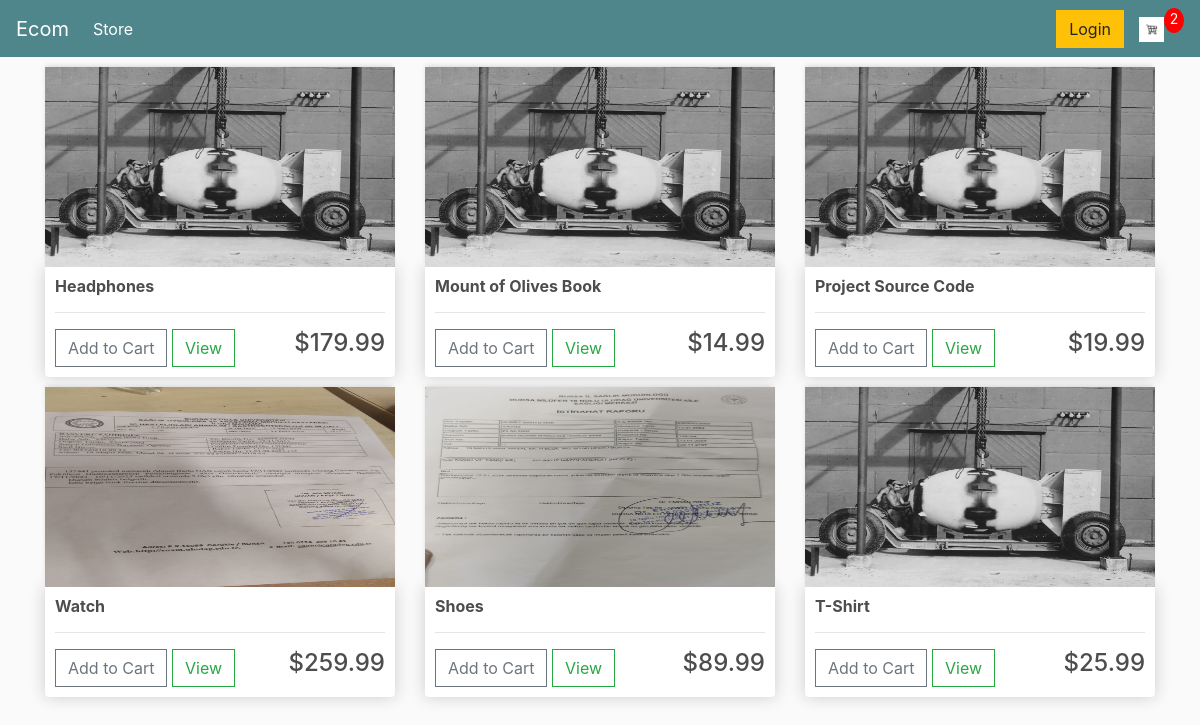
The app's page / (signed in) with its own data.
### store/models.py (models this page shows, shortened)
class Product(models.Model):
    name = models.CharField(max_length=200, null=True)
    price = models.FloatField()
    digital = models.BooleanField(default=False, null=True, blank=True)
    image = models.ImageField(null=True , blank=True)
    @property
    def imageURL(self):
        try:
            url = self.image.url
        except:
            return ''
        return url

### store/views.py (the view)
# urls.py: path('',include("store.urls")),
def  store(request):
    if request.user.is_authenticated:
        customer = request.user.customer
        order, created = Order.objects.get_or_create(customer=customer, complete=False)
        items = order.orderitem_set.all()
        cartItems = items.count()
    else:
        items = []
        order = {'get_cart_total': 0, 'get_cart_items': 0 , 'shipping':False}
        cartItems=order['get_cart_items']
    products = Product.objects.all()
    context={'products':products, 'cartItems':cartItems}
    return render(request, 'store/store.html', context)

### store/templates/store/store.html
{% extends 'store/main.html'%}
{% load static%}
{% block content %}
    <div class="row">
        {% for product in products%}
         <div class="col-lg-4">
           <img class="thumbnail" src="{{product.imageURL}}">
           <div class="box-element product">
             <h6><strong>{{product.name}}</strong></h6>
             <hr>
             <button data-product= '{{product.id}}' data-action="add" class="btn btn-outline-secondary add-btn update-cart">Add to Cart
             </button>
             <a class="btn btn-outline-success" href="#">View</a>
             <h4 style="float: right">${{product.price|floatformat:2}}</h4>
           </div>
         </div>
         {%endfor%}
    </div>
{% endblock content %}

### static/css/main.css (style rules this page uses)
body { background-color: hsl(0, 0%, 98%); }
h1,h2,h3,h4,h5,h6 { color:hsl(0, 0%, 30%); }
.box-element { box-shadow:hsl(0, 0%, 80%) 0 0 16px; background-color: #fff; border-radius: 4px; padding: 10px; }
.thumbnail { width: 100%; height: 200px; -webkit-box-shadow: -1px -3px 5px -2px rgba(214,214,214,1); -moz-box-shadow: -1px -3px 5px -2px rgba(214,214,214,1); box-shadow: -1px -3px 5px -2px rgba(214,214,214,1); }
.product { border-radius: 0 0 4px 4px; }
.col-lg-4, .col-lg-6, .col-lg-8, .col-lg-12 { margin-top: 10px; }
.btn { border-radius: 0; }

### records on screen
Product: imageURL (picture), name "Headphones", price "179.99"
Product: imageURL (picture), name "Mount of Olives Book", price "14.99"
Product: imageURL (picture), name "Project Source Code", price "19.99"
Product: imageURL (picture), name "Watch", price "259.99"
Product: imageURL (picture), name "Shoes", price "89.99"
Product: imageURL (picture), name "T-Shirt", price "25.99"

### other values on screen
{{ cartItems }} "2"
